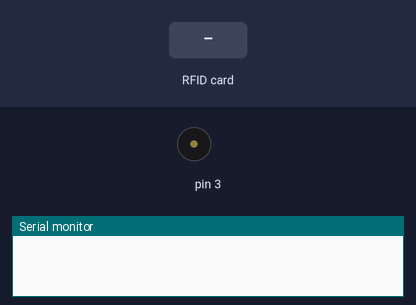
A sketch run on a simulated Arduino Uno, built with avr-gcc and run on an emulated ATmega328P. Shown: buzzer (waves = sounding), the last lines printed to the serial monitor. The inputs (shaded band) are chosen by the test bench.

Above: at 1.2 s.
1.3 s: RFID card 5E 7A 19 C4 held to the reader
At 1.4 s:
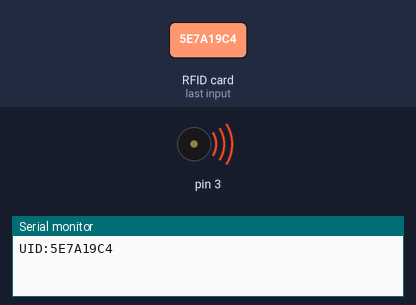
Timing chart, 0 to 4.3 s (numbered marks = the images above; inputs shaded):
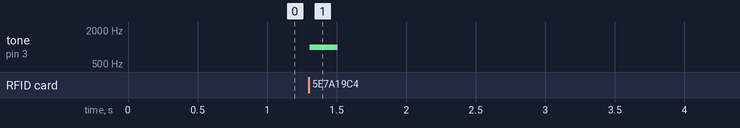

Measured:
- after the input at 1.3 s, tone on pin 3: silent → 1000 Hz at once, → silent 0.20 s later

The sketch:

RFID_BasicReader.ino
```cpp
#include <SPI.h>
#include <MFRC522.h>

#define SS_PIN 10
#define RST_PIN 5

MFRC522 rfid(SS_PIN, RST_PIN);

void setup() {
  Serial.begin(9600);
  SPI.begin(); // init SPI bus
  rfid.PCD_Init(); // init MFRC522
  pinMode(3, OUTPUT);

  //Serial.println("Tap RFID/NFC Tag on reader");
}

void loop() {
  if (rfid.PICC_IsNewCardPresent()) { // new tag is available
    if (rfid.PICC_ReadCardSerial()) { // NUID has been readed
      MFRC522::PICC_Type piccType = rfid.PICC_GetType(rfid.uid.sak);
      //Serial.print("RFID/NFC Tag Type: ");
      //Serial.println(rfid.PICC_GetTypeName(piccType));

      // print NUID in Serial Monitor in the hex format
      Serial.print("UID:");
      for (int i = 0; i < rfid.uid.size; i++) {
        Serial.print(rfid.uid.uidByte[i] < 0x10 ? " 0" : "");
        Serial.print(rfid.uid.uidByte[i], HEX);
      }
      Serial.println();

      tone(3, 1000); // Send 1KHz sound signal...
      delay(200);        // ...for 1 sec
      noTone(3);     // Stop sound...
      delay(200);
        rfid.PICC_HaltA(); // halt PICC
      rfid.PCD_StopCrypto1(); // stop encryption on PCD
    }
  }
}
```
